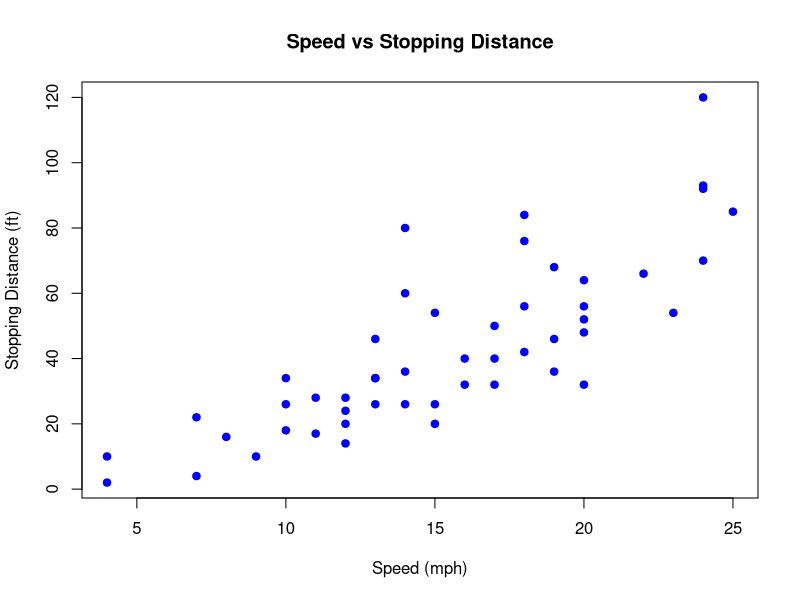

Write the R code that produced this figure.
## ---- chunk 1
1 + 1
## ---- chunk 2


#Plotting the built-in 'cars' dataset 
plot(cars, main = "Speed vs Stopping Distance", xlab = "Speed (mph)", ylab = "Stopping Distance (ft)", col = "blue", pch = 19)
